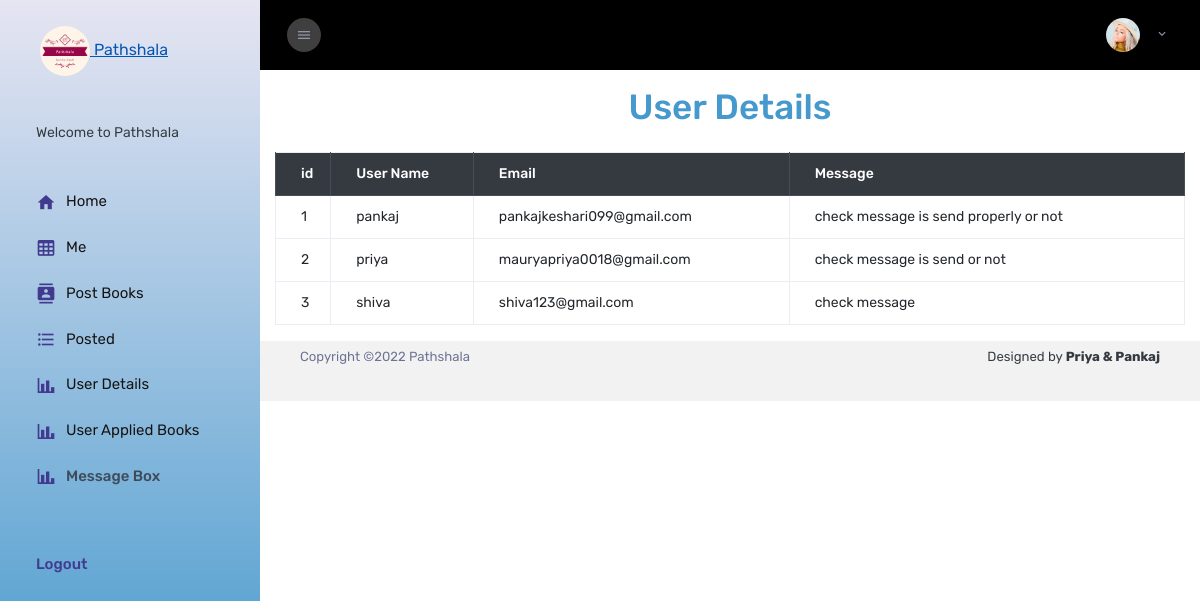
Page /Admin/message.php on the committed database.
### tables this page shows
CREATE TABLE `message` (
  `id` int(11) NOT NULL,
  `name` varchar(255) NOT NULL,
  `email` varchar(255) NOT NULL,
  `msg` varchar(255) NOT NULL
);

### Admin/message.php (the view, shortened to what this page needs)
<!DOCTYPE html>
<html lang="en">
  <head>
    <link rel="stylesheet" href="assets/vendors/mdi/css/materialdesignicons.min.css" />
    <link rel="stylesheet" href="assets/vendors/flag-icon-css/css/flag-icon.min.css" />
    <link rel="stylesheet" href="assets/vendors/css/vendor.bundle.base.css" />
    <link rel="stylesheet" href="assets/vendors/font-awesome/css/font-awesome.min.css" />
   <link rel="stylesheet" href="assets/css/style.css" />
    <link rel="stylesheet" href="https://cdnjs.cloudflare.com/ajax/libs/font-awesome/6.0.0/css/all.min.css">
  </head>
  <body>
    <div class="container-scroller">
      <nav class="sidebar sidebar-offcanvas" id="sidebar">
        <div class="text-center sidebar-brand-wrapper d-flex align-items-center">
          <a class="sidebar-brand brand-logo" href="#"><img src="../image/logom.png" id="logo" /> <span>Pathshala</span></a>
         <br><br>
        </div>
        <ul class="nav">
          <li class="nav-item nav-profile">
            <br><br>
              <div class="nav-profile-text d-flex flex-column pr-3">
                <span>Welcome to Pathshala</span><br>
              </div>
          </li>
          <li class="nav-item">
            <a class="nav-link" href="admin_index.php">
              <i class="mdi mdi-home menu-icon"></i>
              <span class="menu-title">Home</span>
            </a>
          </li>
          <li class="nav-item">
            <a class="nav-link" href="admin_detail.php">
              <i class="mdi mdi-table-large menu-icon"></i>
              <span class="menu-title">Me</span>
            </a>
          </li>
          <li class="nav-item">
            <a class="nav-link" href="Post_Books.php">
              <i class="mdi mdi-contacts menu-icon"></i>
              <span class="menu-title">Post Books</span>
            </a>
          </li>
          <li class="nav-item">
            <a class="nav-link" href="posted.php">
              <i class="mdi mdi-format-list-bulleted menu-icon"></i>
              <span class="menu-title">Posted</span>
            </a>
          </li>
          <li class="nav-item">
            <a class="nav-link" href="user_details.php">
              <i class="mdi mdi-chart-bar menu-icon"></i>
              <span class="menu-title">User Details</span>
            </a>
          </li>
          <li class="nav-item">
            <a class="nav-link" href="user_applied.php">
              <i class="mdi mdi-chart-bar menu-icon"></i>
              <span class="menu-title">User Applied Books</span>
            </a>
          </li>
          <li class="nav-item">
            <a class="nav-link" href="message.php">
              <i class="mdi mdi-chart-bar menu-icon"></i>
              <span class="menu-title">Message Box</span>
            </a>
          </li>
          <li class="nav-item sidebar-actions">
            <div class="nav-link">
              <div class="mt-4">
                <ul class="mt-4 pl-0">
                  <a href="logout.php"><li>Logout</li></a>
                </ul>
              </div>
            </div>
          </li>
        </ul>
      </nav>
      <div class="container-fluid page-body-wrapper">
        <nav class="navbar col-lg-12 col-12 p-lg-0 fixed-top d-flex flex-row">
          <div class="navbar-menu-wrapper d-flex align-items-stretch justify-content-between">
            <button class="navbar-toggler navbar-toggler align-self-center mr-2" type="button" data-toggle="minimize">
              <i class="mdi mdi-menu"></i>
            </button>
            <ul class="navbar-nav navbar-nav-right ml-lg-auto">
              <li class="nav-item nav-profile dropdown border-0">
                <a class="nav-link dropdown-toggle" id="profileDropdown" href="#" data-toggle="dropdown">
                  <img class="nav-profile-img mr-2" alt="" src="assets/images/faces/face1.jpg" />
                </a>
              </li>
            </ul>
          </div>
        </nav>
        <div class="main-panel">
        <div class="container py-3">
         <h1 class="text-center pb-3" id="head">User Details</h1>
         <table class="table table-bordered table-responsive table-hover">
            <thead class="thead-dark">
              <tr>
                <th>id</th>
                <th>User Name</th>
                <th>Email</th>
                <th>Message</th>
              </tr>
            </thead>
            <tbody>
<?php
include "connection.php";
$sql="SELECT * FROM message ";
$query=mysqli_query($con,$sql);
while($res=mysqli_fetch_assoc($query))
{
?>
              <tr>
                <td><?php echo $res['id'];?></td>
                <td><?php echo $res['name'];?></td>
                <td><?php echo $res['email'];?></td>
                <td><?php echo $res['msg'];?></td>
              </tr>
    <?php
    }
    ?>
            </tbody>
          </table>
        </div>
          <footer class="footer">
            <div class="d-sm-flex justify-content-center justify-content-sm-between">
              <span class="text-muted d-block text-center text-sm-left d-sm-inline-block">Copyright ©2022 Pathshala</span>
              <span class="float-none float-sm-right d-block mt-1 mt-sm-0 text-center">   Designed by <strong>Priya & Pankaj</strong ></span>
            </div>
          </footer>
        </div>
      </div>
    </div>
  </body>
</html>

### Admin/message.php (style rules this page uses)
#logo { width:50px; height:50px; border-radius: 50px; }
#head { color: #4599cd; }

### rows in the picture
message: id "1", name "pankaj", email "pankajkeshari099@gmail.com", msg "check message is send properly or not"
message: id "2", name "priya", email "mauryapriya0018@gmail.com", msg "check message is send or not"
message: id "3", name "shiva", email "shiva123@gmail.com", msg "check message"
